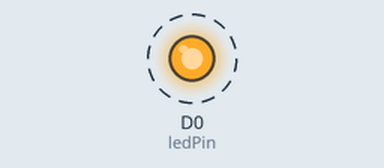
Recording of a sketch running on a simulated ESP8266 (NodeMCU). On the bench: output pins drawn as LEDs (lit = HIGH). Dashed ring = blinking.

Above: at 0.5 s.
Timing chart, 0 to 4.6 s (numbered marks = the images above):
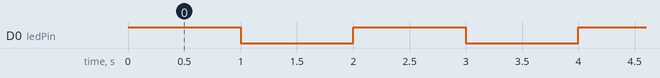

The sketch:

Blink.ino
```cpp
// constants definition
const int ledPin = D0; // LED connected to digital pin 7
// The setup() method runs once, when the sketch starts
void setup(){
// initialize the digital pin as an output:
  pinMode(ledPin, OUTPUT);
}
// the loop() method runs over and over again,
// as long as the Arduino has power
void loop(){
  digitalWrite(ledPin, HIGH);
  delay(1000);
  digitalWrite(ledPin, LOW);
  delay(1000);
}
```

Measured:
- by itself, D0 (ledPin): alternates HIGH for 1.0 s and LOW for 1.0 s
